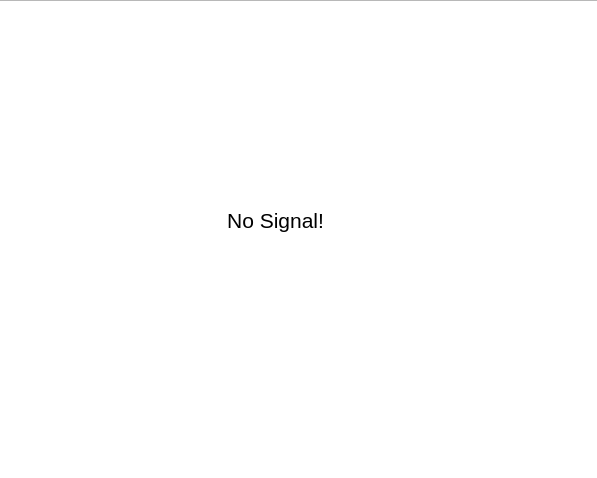
<?xml version="1.0" encoding="UTF-8"?>
<ui version="4.0">
 <class>DetectionHUD</class>
 <widget class="QWidget" name="DetectionHUD">
  <property name="windowModality">
   <enum>Qt::NonModal</enum>
  </property>
  <property name="geometry">
   <rect>
    <x>0</x>
    <y>0</y>
    <width>597</width>
    <height>478</height>
   </rect>
  </property>
  <property name="windowTitle">
   <string>Detection HUD</string>
  </property>
  <widget class="QGraphicsView" name="graphicsView">
   <property name="geometry">
    <rect>
     <x>-10</x>
     <y>0</y>
     <width>611</width>
     <height>481</height>
    </rect>
   </property>
  </widget>
  <widget class="QLabel" name="label">
   <property name="geometry">
    <rect>
     <x>160</x>
     <y>190</y>
     <width>231</width>
     <height>61</height>
    </rect>
   </property>
   <property name="font">
    <font>
     <pointsize>16</pointsize>
    </font>
   </property>
   <property name="text">
    <string>No Signal!</string>
   </property>
   <property name="alignment">
    <set>Qt::AlignCenter</set>
   </property>
  </widget>
 </widget>
 <resources/>
 <connections/>
</ui>
